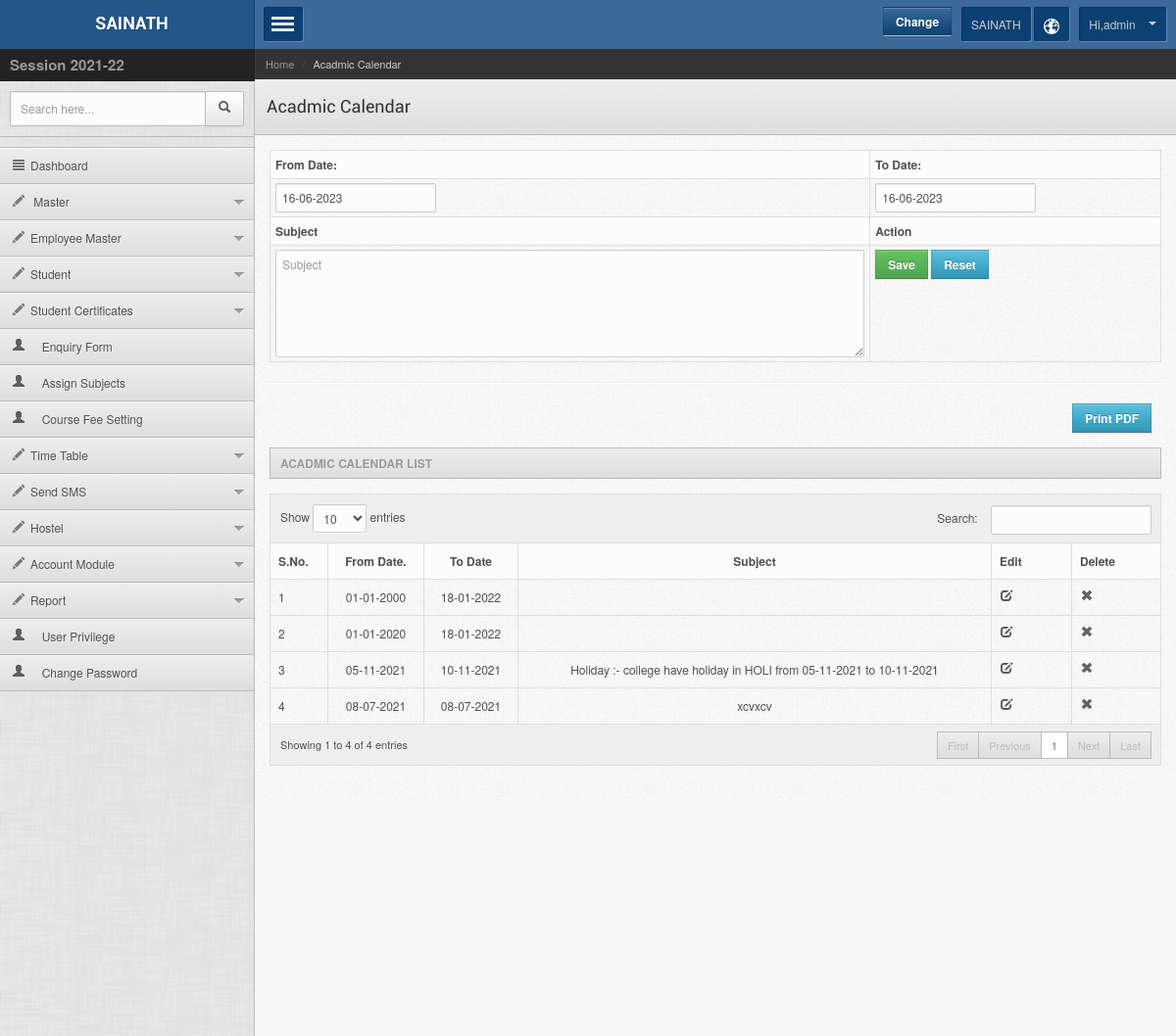
/admin/academic_calendar.php (signed in), run on the app's committed database.
### tables this page shows
CREATE TABLE `m_session` (
  `sessionid` int(11) NOT NULL,
  `fromdate` date DEFAULT NULL,
  `todate` date DEFAULT NULL,
  `session_name` varchar(200) DEFAULT NULL,
  `status` int(11) NOT NULL DEFAULT 0,
  `ipaddress` varchar(25) DEFAULT NULL,
  `lastupdated` date DEFAULT NULL,
  `createdate` date DEFAULT NULL
);

CREATE TABLE `user` (
  `userid` int(11) NOT NULL,
  `status` int(11) NOT NULL DEFAULT 0,
  `username` varchar(100) NOT NULL,
  `password` varchar(50) NOT NULL,
  `usertype` varchar(10) NOT NULL,
  `fullname` varchar(100) NOT NULL,
  `mobile` varchar(10) NOT NULL,
  `email` varchar(100) NOT NULL,
  `address` text NOT NULL,
  `enable` varchar(20) NOT NULL,
  `branch_id` int(11) NOT NULL,
  `logintype` varchar(100) NOT NULL,
  `company_id` int(11) NOT NULL,
  `createdby` int(11) NOT NULL,
  `lastupdated` date NOT NULL,
  `ipaddress` varchar(30) NOT NULL,
  `createdate` datetime NOT NULL
);

CREATE TABLE `acadmic_calendar` (
  `acadmic_cal_id` int(11) NOT NULL,
  `from_date` date NOT NULL,
  `to_date` date NOT NULL,
  `subject` text NOT NULL,
  `createdate` date NOT NULL,
  `createdby` int(11) NOT NULL,
  `ipaddress` varchar(30) NOT NULL,
  `lastupdated` date NOT NULL
);

### admin/academic_calendar.php (the view, shortened to what the rows shown need)
<?php include("../adminsession.php");
$submodule = "Acadmic Calendar";
?>
<!DOCTYPE html>
<head>
    <?php include("inc/top_files.php"); ?>
</head>
<body >
    <div class="mainwrapper">
        <?php include("inc/left_menu.php"); ?>
        <div class="rightpanel">
            <?php include("inc/header.php"); ?>
            <div class="maincontent">
                <div class="contentinner content-dashboard">
                    <form method="post" action="">
                        <table class="table table-bordered table-condensed">
                            <tr>
                                <th>From Date:</th>
                                <th>To Date:</th>
                            </tr>
                            <tr>
                                <th>Subject</th>
                                <th>Action</th>
                            </tr>
                        </table>
                    </form>
                    <table class="table table-bordered" id="dyntable">
                        <thead>
                            <tr>
                                <th>S.No.</th>
                                <th style="text-align: center;">From Date.</th>
                                <th style="text-align: center;">To Date</th>
                                <th style="text-align: center;">Subject</th>
                                <?php $chkedit = $obj->check_editBtn("academic_calendar.php", $loginid);
                                if ($chkedit == 1 || $loginid == 1) {  ?>
                                    <th width="9%" class="head0">Edit</th>
                                <?php  }
                                $chkdel = $obj->check_delBtn("academic_calendar.php", $loginid);
                                if ($chkdel == 1 || $loginid == 1) {  ?>
                                    <th width="10%" class="head0">Delete</th>
                                <?php } ?>
                            </tr>
                        </thead>
                        <tbody id="record">
                            <?php
                            $slno = 1;
                            $sql = "select * from acadmic_calendar order by acadmic_cal_id desc";
                            $res = $obj->executequery($sql);
                            foreach ($res as $row_get) {
                            ?>
                                <tr>
                                    <td><?php echo $slno++; ?></td>
                                    <td style="text-align: center;"><?php echo $obj->dateformatindia($row_get['from_date']); ?></td>
                                    <td style="text-align: center;"><?php echo $obj->dateformatindia($row_get['to_date']); ?></td>
                                    <td style="text-align: center;"><?php echo $row_get['subject']; ?></td>
                                    <?php
                                    if ($chkedit == 1 || $loginid == 1) {  ?>
                                        <td><a class='icon-edit' title="Edit" href='academic_calendar.php?acadmic_cal_id=<?php echo $row_get['acadmic_cal_id']; ?>'></a></td>
                                    <?php  }
                                    if ($chkdel == 1 || $loginid == 1) {  ?>
                                        <td>
                                            <a class='icon-remove' title="Delete" onclick='funDel(<?php echo $row_get['acadmic_cal_id']; ?>);' style='cursor:pointer'></a>
                                        </td>
                                    <?php } ?>
                                </tr>
                            <?php
                            }
                            ?>
                        </tbody>
                    </table>
                </div>
            </div>
        </div>
    </div>
</body>
</html>

### admin/inc/left_menu.php (shortened to what the rows shown need)
<div class="leftpanel">
   <div class="logopanel">
      <h1 style="font-size:18px;">
         <center><a href="index.php">SAINATH</a></center>
      </h1>
   </div>
   <div class="datewidget"><span style="font-size:15px"><b>Session <?php echo $obj->getvalfield("m_session", "session_name", "sessionid = '$sessionid'"); ?></b></span></div>
</div>

### admin/inc/header.php (shortened to what the rows shown need)
<div class="headerpanel">
    <div class="headerright">
        <div class="dropdown userinfo">
            <a class="dropdown-toggle" data-toggle="dropdown" data-target="#" href="">Hi,<?php echo $obj->getvalfield("user", "username", "userid = '$loginid'"); ?> <b class="caret"></b></a>
        </div>
    </div>
</div>
<div class="pagetitle">
    <h1 style="width:100%;">
        <div style="float:left; width:50%;"> <?php echo $submodule; ?> </div>
    </h1>
</div>

### data on the page
m_session: sessionid+session_name "2021-22"
user: username "admin"
acadmic_calendar: from_date "01-01-2000", to_date "18-01-2022"
acadmic_calendar: from_date "01-01-2020", to_date "18-01-2022"
acadmic_calendar: from_date "05-11-2021", to_date "10-11-2021", subject "Holiday :- college have holiday in HOLI from 05-11-2021 to 10-11-2021"
acadmic_calendar: from_date "08-07-2021", to_date "08-07-2021", subject "xcvxcv"

### other printed values
$module "Acadmic Calendar"
$submodule "Acadmic Calendar"
$submodule "ACADMIC CALENDAR"
